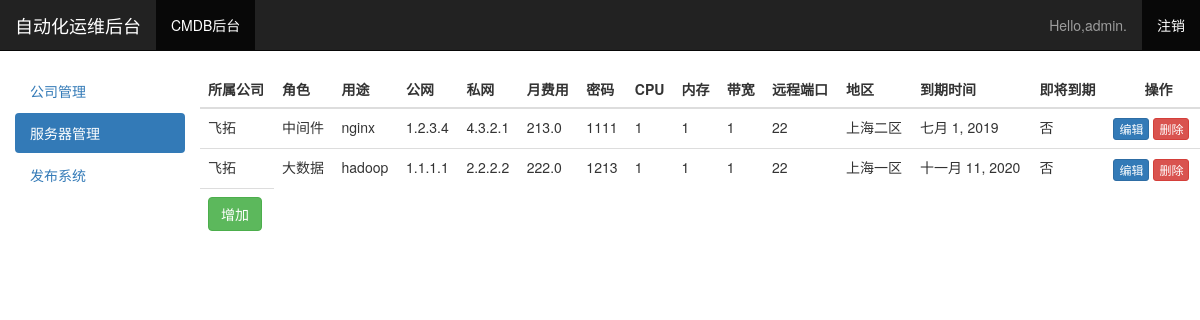
/cmdb/show_company/2/ (signed in), run on an earlier commit of the app's database.
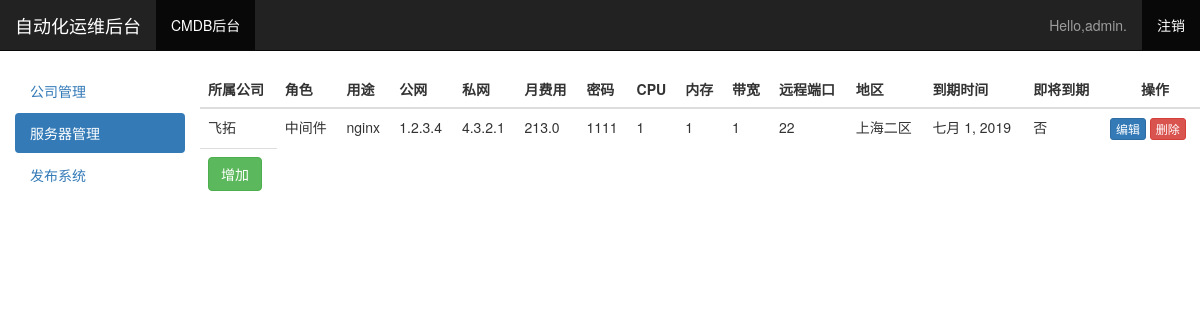
And on a later commit of the database.
### cmdb/models.py (models this page shows, shortened)
class Servers(models.Model):
    roles=models.CharField(max_length=20,verbose_name='服务器角色')
    usage=models.CharField(max_length=20,verbose_name='服务器用途')
    pub_ipaddress=models.GenericIPAddressField(verbose_name='公网地址')
    private_ipaddress=models.GenericIPAddressField(verbose_name='私网地址')
    customer = models.FloatField(max_length=10, verbose_name='月费用')
    password = models.CharField(max_length=30, verbose_name='服务器密码')
    cpu=models.IntegerField(verbose_name='CPU核数')
    mem=models.IntegerField(verbose_name='内存大小')
    bandwidth=models.IntegerField(verbose_name='带宽')
    port=models.IntegerField(verbose_name='远程端口')
    area=models.CharField(max_length=10,verbose_name='地区')
    expiration_time=models.DateField(verbose_name='到期时间')
    company=models.ForeignKey(Company,default=1)
    @property
    def is_expiration(self):
        if (parse(str(self.expiration_time)) - parse(daytime)).days >= 7:
            return True
    class Meta:
        verbose_name_plural = "服务器"

class Company(models.Model):
    name=models.CharField(max_length=25,verbose_name='公司名称',unique=True)
    contactsusr=models.CharField(max_length=10,verbose_name='联系人')
    phonenumber=models.IntegerField(verbose_name='联系人手机号')
    projectname=models.CharField(max_length=20,verbose_name='项目名')
    account=models.CharField(max_length=30,verbose_name='登陆账号')
    password=models.CharField(max_length=30,verbose_name='登陆密码')
    balance=models.FloatField(max_length=10,verbose_name='账户余额')
    Cspname=models.ForeignKey(Csp)
    group=models.ForeignKey(Group)
    class Meta:
        verbose_name_plural ="公司"

### cmdb/views.py (the view)
# urls.py: url(r'show_company/(?P<company_id>\d+)/$', views.show_company, name='show_company'),
@login_required
def show_company(request,company_id):
    servers = Servers.objects.filter(company_id=company_id)
    context = {"servers": servers}
    return render(request, 'cmdb/server_detail.html', context)

### cmdb/templates/cmdb/server_detail.html (shortened to what this page needs)
{% load bootstrap3 %}
<!DOCTYPE html>
<html lang="zh-CN">
<head>
</head>
{% bootstrap_css %}
<body>
<nav class="navbar navbar-inverse navbar-static-top">
    <div class="container-fluid">
        <div class="navbar-header">
            <a class="navbar-brand" href="{% url 'ops:index' %}">自动化运维后台</a>
        </div>
        <div id="navbar" class="navbar-collapse collapse">
            <ul class="nav navbar-nav">
                <li class="active"><a href="{% url 'cmdb:index' %}">CMDB后台</a></li>
            </ul>
            <ul class="nav navbar-nav navbar-right">
                {% if user.is_authenticated %}
                    <li><a>Hello,{{ user.username }}.</a></li>
                    <li class="active"><a href="{% url 'users:logout' %}">注销</a></li>
                {% else %}
                    <li class="active"><a href="{% url 'users:register' %}">注册</a></li>
                    <li class="active"><a href="{% url 'users:login' %}">登录</a></li>
                {% endif %}
            </ul>
        </div>
    </div>
</nav>
<div class="container-fluid">
    <div class="row">
        <div class="col-sm-3 col-md-2 sidebar">
            <ul class="nav nav-pills nav-stacked">
                <li role="presentation"><a href="{% url 'cmdb:company' %}">公司管理</a></li>
                <li role="presentation" class="active"><a href="{% url 'cmdb:server' %}">服务器管理</a></li>
                <li role="presentation"><a href="#">发布系统</a></li>
            </ul>
        </div>
        <div>
            <div class="table-responsive">
                <table class="table table-hover">
                    <thead>
                    <tr>
                        <th>所属公司</th>
                        <th>角色</th>
                        <th>用途</th>
                        <th>公网</th>
                        <th>私网</th>
                        <th>月费用</th>
                        <th>密码</th>
                        <th>CPU</th>
                        <th>内存</th>
                        <th>带宽</th>
                        <th>远程端口</th>
                        <th>地区</th>
                        <th>到期时间</th>
                        <th>即将到期</th>
                        <th>&nbsp&nbsp&nbsp&nbsp&nbsp&nbsp&nbsp&nbsp操作</th>
                    </tr>
                    </thead>
                    <tbody>
                    {% for server in servers %}
                        <tr>
                            <td>{{ server.company.name }}</td>
                            <td>{{ server.roles }}</td>
                            <td>{{ server.usage }}</td>
                            <td>{{ server.pub_ipaddress }}</td>
                            <td>{{ server.private_ipaddress }}</td>
                            <td>{{ server.customer }}</td>
                            <td>{{ server.password }}</td>
                            <td>{{ server.cpu }}</td>
                            <td>{{ server.mem }}</td>
                            <td>{{ server.bandwidth }}</td>
                            <td>{{ server.port }}</td>
                            <td>{{ server.area }}</td>
                            <td>{{ server.expiration_time }}</td>
                            {% if server.is_expiration %}
                                <td>否</td>
                            {% else %}
                                <td>是</td>
                            {% endif %}
                            <td><a class="btn btn-primary btn-xs" href="{% url 'cmdb:edit_server' server.id %}">编辑</a>
                                <a class="btn btn-danger btn-xs" href="{% url 'cmdb:del_server' server.id %}">删除</a>
                            </td>
                        </tr>
                    {% endfor %}
                    <tr>
                        <td><a class="btn btn-success" href="{% url 'cmdb:new_server' %}">增加</a></td>
                    </tr>
                    </tbody>
                </table>
            </div>
        </div>
    </div>
</div>
</body>
</html>

What changed in the data, as far as the page shows it:
no longer on this page (row edited): Servers: company.name "飞拓", roles "大数据", usage "hadoop", pub_ipaddress "1.1.1.1", private_ipaddress "2.2.2.2", customer "222.0", password "1213", cpu "1", mem "1", bandwidth "1", port "22", area "上海一区", expiration_time "十一月 11, 2020", shows "否"
